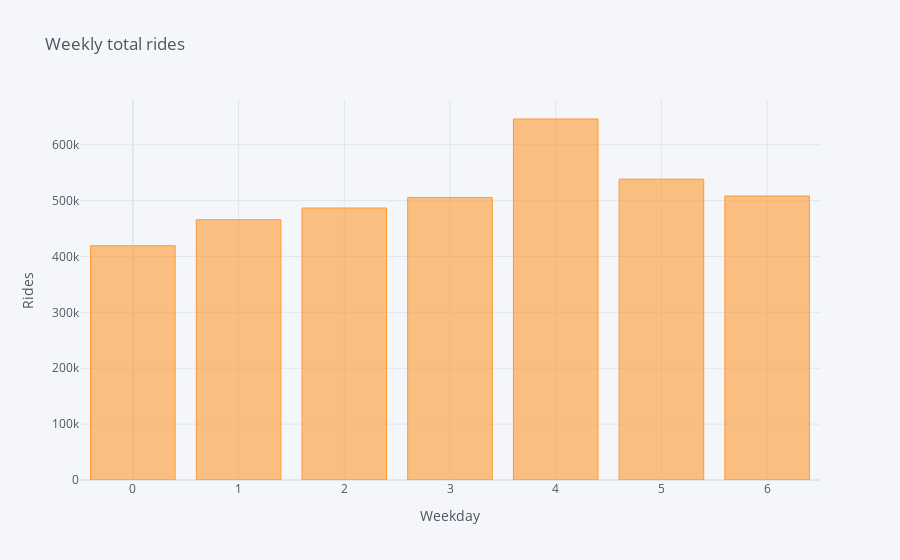

Notebook source saved alongside this figure:
### Markdown cell above
#### According to a weekday

### Code cell
%%time
#weekday
df_week_cal = df['total_amount']
df_week = df_week_cal.groupby(df['tpep_pickup_datetime'].dt.weekday).count().compute().iplot(kind = 'bar',title="Weekly total rides",
    xaxis_title="Weekday",
    yaxis_title="Rides",)

### Figure 1 — Plotly figure (JSON) as saved in the notebook; plotly's stock layout.template omitted (floating-point values rounded to 4 significant figures)
{"data": [{"marker": {"color": "rgba(255, 153, 51, 0.6)", "line": {"color": "rgba(255, 153, 51, 1.0)", "width": 1}}, "name": "total_amount", "orientation": "v", "text": "", "type": "bar", "x": [4, 5, 6, 0, 1, 2, 3], "y": [645973, 538291, 508154, 419188, 465787, 486713, 505389]}], "layout": {"legend": {"bgcolor": "#F5F6F9", "font": {"color": "#4D5663"}}, "paper_bgcolor": "#F5F6F9", "plot_bgcolor": "#F5F6F9", "title": {"font": {"color": "#4D5663"}, "text": "Weekly total rides"}, "xaxis": {"gridcolor": "#E1E5ED", "showgrid": true, "tickfont": {"color": "#4D5663"}, "title": {"font": {"color": "#4D5663"}, "text": "Weekday"}, "zerolinecolor": "#E1E5ED"}, "yaxis": {"gridcolor": "#E1E5ED", "showgrid": true, "tickfont": {"color": "#4D5663"}, "title": {"font": {"color": "#4D5663"}, "text": "Rides"}, "zerolinecolor": "#E1E5ED"}}}
